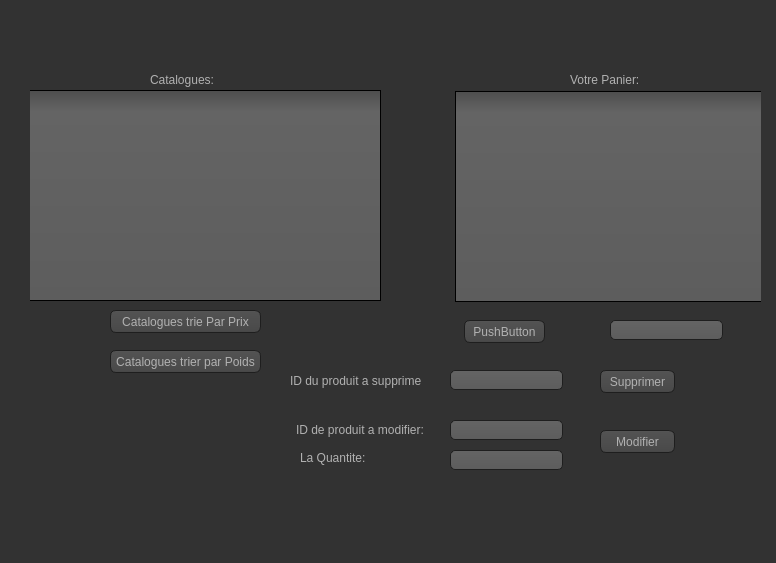
<?xml version="1.0" encoding="UTF-8"?>
<ui version="4.0">
 <class>AuthentificationClient</class>
 <widget class="QDialog" name="AuthentificationClient">
  <property name="geometry">
   <rect>
    <x>0</x>
    <y>0</y>
    <width>776</width>
    <height>563</height>
   </rect>
  </property>
  <property name="windowTitle">
   <string>Dialog</string>
  </property>
  <property name="styleSheet">
   <string notr="true">QToolTip
{
     border: 1px solid black;
     background-color: #ffa02f;
     padding: 1px;
     border-radius: 3px;
     opacity: 100;
}

QWidget
{
    color: #b1b1b1;
    background-color: #323232;
}

QWidget:item:hover
{
    background-color: QLinearGradient( x1: 0, y1: 0, x2: 0, y2: 1, stop: 0 #ffa02f, stop: 1 #ca0619);
    color: #000000;
}

QWidget:item:selected
{
    background-color: QLinearGradient( x1: 0, y1: 0, x2: 0, y2: 1, stop: 0 #ffa02f, stop: 1 #d7801a);
}

QMenuBar::item
{
    background: transparent;
}

QMenuBar::item:selected
{
    background: transparent;
    border: 1px solid #ffaa00;
}

QMenuBar::item:pressed
{
    background: #444;
    border: 1px solid #000;
    background-color: QLinearGradient(
        x1:0, y1:0,
        x2:0, y2:1,
        stop:1 #212121,
        stop:0.4 #343434/*,
        stop:0.2 #343434,
        stop:0.1 #ffaa00*/
    );
    margin-bottom:-1px;
    padding-bottom:1px;
}

QMenu
{
    border: 1px solid #000;
}

QMenu::item
{
    padding: 2px 20px 2px 20px;
}

QMenu::item:selected
{
    color: #000000;
}

QWidget:disabled
{
    color: #404040;
    background-color: #323232;
}

QAbstractItemView
{
    background-color: QLinearGradient( x1: 0, y1: 0, x2: 0, y2: 1, stop: 0 #4d4d4d, stop: 0.1 #646464, stop: 1 #5d5d5d);
}

QWidget:focus
{
    /*border: 2px solid QLinearGradient( x1: 0, y1: 0, x2: 0, y2: 1, stop: 0 #ffa02f, stop: 1 #d7801a);*/
}

QLineEdit
{
    background-color: QLinearGradient( x1: 0, y1: 0, x2: 0, y2: 1, stop: 0 #4d4d4d, stop: 0 #646464, stop: 1 #5d5d5d);
    padding: 1px;
    border-style: solid;
    border: 1px solid #1e1e1e;
    border-radius: 5;
}

QPushButton
{
    color: #b1b1b1;
    background-color: QLinearGradient( x1: 0, y1: 0, x2: 0, y2: 1, stop: 0 #565656, stop: 0.1 #525252, stop: 0.5 #4e4e4e, stop: 0.9 #4a4a4a, stop: 1 #464646);
    border-width: 1px;
    border-color: #1e1e1e;
    border-style: solid;
    border-radius: 6;
    padding: 3px;
    font-size: 12px;
    padding-left: 5px;
    padding-right: 5px;
}

QPushButton:pressed
{
    background-color: QLinearGradient( x1: 0, y1: 0, x2: 0, y2: 1, stop: 0 #2d2d2d, stop: 0.1 #2b2b2b, stop: 0.5 #292929, stop: 0.9 #282828, stop: 1 #252525);
}

QComboBox
{
    selection-background-color: #ffaa00;
    background-color: QLinearGradient( x1: 0, y1: 0, x2: 0, y2: 1, stop: 0 #565656, stop: 0.1 #525252, stop: 0.5 #4e4e4e, stop: 0.9 #4a4a4a, stop: 1 #464646);
    border-style: solid;
    border: 1px solid #1e1e1e;
    border-radius: 5;
}

QComboBox:hover,QPushButton:hover
{
    border: 2px solid QLinearGradient( x1: 0, y1: 0, x2: 0, y2: 1, stop: 0 #ffa02f, stop: 1 #d7801a);
}


QComboBox:on
{
    padding-top: 3px;
    padding-left: 4px;
    background-color: QLinearGradient( x1: 0, y1: 0, x2: 0, y2: 1, stop: 0 #2d2d2d, stop: 0.1 #2b2b2b, stop: 0.5 #292929, stop: 0.9 #282828, stop: 1 #252525);
    selection-background-color: #ffaa00;
}

QComboBox QAbstractItemView
{
    border: 2px solid darkgray;
    selection-background-color: QLinearGradient( x1: 0, y1: 0, x2: 0, y2: 1, stop: 0 #ffa02f, stop: 1 #d7801a);
}

QComboBox::drop-down
{
     subcontrol-origin: padding;
     subcontrol-position: top right;
     width: 15px;

     border-left-width: 0px;
     border-left-color: darkgray;
     border-left-style: solid; /* just a single line */
     border-top-right-radius: 3px; /* same radius as the QComboBox */
     border-bottom-right-radius: 3px;
 }

QComboBox::down-arrow
{
     image: url(:/down_arrow.png);
}

QGroupBox:focus
{
border: 2px solid QLinearGradient( x1: 0, y1: 0, x2: 0, y2: 1, stop: 0 #ffa02f, stop: 1 #d7801a);
}

QTextEdit:focus
{
    border: 2px solid QLinearGradient( x1: 0, y1: 0, x2: 0, y2: 1, stop: 0 #ffa02f, stop: 1 #d7801a);
}

QScrollBar:horizontal {
     border: 1px solid #222222;
     background: QLinearGradient( x1: 0, y1: 0, x2: 0, y2: 1, stop: 0.0 #121212, stop: 0.2 #282828, stop: 1 #484848);
     height: 7px;
     margin: 0px 16px 0 16px;
}

QScrollBar::handle:horizontal
{
      background: QLinearGradient( x1: 0, y1: 0, x2: 1, y2: 0, stop: 0 #ffa02f, stop: 0.5 #d7801a, stop: 1 #ffa02f);
      min-height: 20px;
      border-radius: 2px;
}

QScrollBar::add-line:horizontal {
      border: 1px solid #1b1b19;
      border-radius: 2px;
      background: QLinearGradient( x1: 0, y1: 0, x2: 1, y2: 0, stop: 0 #ffa02f, stop: 1 #d7801a);
      width: 14px;
      subcontrol-position: right;
      subcontrol-origin: margin;
}

QScrollBar::sub-line:horizontal {
      border: 1px solid #1b1b19;
      border-radius: 2px;
      background: QLinearGradient( x1: 0, y1: 0, x2: 1, y2: 0, stop: 0 #ffa02f, stop: 1 #d7801a);
      width: 14px;
     subcontrol-position: left;
     subcontrol-origin: margin;
}

QScrollBar::right-arrow:horizontal, QScrollBar::left-arrow:horizontal
{
      border: 1px solid black;
      width: 1px;
      height: 1px;
      background: white;
}

QScrollBar::add-page:horizontal, QScrollBar::sub-page:horizontal
{
      background: none;
}

QScrollBar:vertical
{
      background: QLinearGradient( x1: 0, y1: 0, x2: 1, y2: 0, stop: 0.0 #121212, stop: 0.2 #282828, stop: 1 #484848);
      width: 7px;
      margin: 16px 0 16px 0;
      border: 1px solid #222222;
}

QScrollBar::handle:vertical
{
      background: QLinearGradient( x1: 0, y1: 0, x2: 0, y2: 1, stop: 0 #ffa02f, stop: 0.5 #d7801a, stop: 1 #ffa02f);
      min-height: 20px;
      border-radius: 2px;
}

QScrollBar::add-line:vertical
{
      border: 1px solid #1b1b19;
      border-radius: 2px;
      background: QLinearGradient( x1: 0, y1: 0, x2: 0, y2: 1, stop: 0 #ffa02f, stop: 1 #d7801a);
      height: 14px;
      subcontrol-position: bottom;
      subcontrol-origin: margin;
}

QScrollBar::sub-line:vertical
{
      border: 1px solid #1b1b19;
      border-radius: 2px;
      background: QLinearGradient( x1: 0, y1: 0, x2: 0, y2: 1, stop: 0 #d7801a, stop: 1 #ffa02f);
      height: 14px;
      subcontrol-position: top;
      subcontrol-origin: margin;
}

QScrollBar::up-arrow:vertical, QScrollBar::down-arrow:vertical
{
      border: 1px solid black;
      width: 1px;
      height: 1px;
      background: white;
}


QScrollBar::add-page:vertical, QScrollBar::sub-page:vertical
{
      background: none;
}

QTextEdit
{
    background-color: #242424;
}

QPlainTextEdit
{
    background-color: #242424;
}

QHeaderView::section
{
    background-color: QLinearGradient(x1:0, y1:0, x2:0, y2:1, stop:0 #616161, stop: 0.5 #505050, stop: 0.6 #434343, stop:1 #656565);
    color: white;
    padding-left: 4px;
    border: 1px solid #6c6c6c;
}

QCheckBox:disabled
{
color: #414141;
}

QDockWidget::title
{
    text-align: center;
    spacing: 3px; /* spacing between items in the tool bar */
    background-color: QLinearGradient(x1:0, y1:0, x2:0, y2:1, stop:0 #323232, stop: 0.5 #242424, stop:1 #323232);
}

QDockWidget::close-button, QDockWidget::float-button
{
    text-align: center;
    spacing: 1px; /* spacing between items in the tool bar */
    background-color: QLinearGradient(x1:0, y1:0, x2:0, y2:1, stop:0 #323232, stop: 0.5 #242424, stop:1 #323232);
}

QDockWidget::close-button:hover, QDockWidget::float-button:hover
{
    background: #242424;
}

QDockWidget::close-button:pressed, QDockWidget::float-button:pressed
{
    padding: 1px -1px -1px 1px;
}

QMainWindow::separator
{
    background-color: QLinearGradient(x1:0, y1:0, x2:0, y2:1, stop:0 #161616, stop: 0.5 #151515, stop: 0.6 #212121, stop:1 #343434);
    color: white;
    padding-left: 4px;
    border: 1px solid #4c4c4c;
    spacing: 3px; /* spacing between items in the tool bar */
}

QMainWindow::separator:hover
{

    background-color: QLinearGradient(x1:0, y1:0, x2:0, y2:1, stop:0 #d7801a, stop:0.5 #b56c17 stop:1 #ffa02f);
    color: white;
    padding-left: 4px;
    border: 1px solid #6c6c6c;
    spacing: 3px; /* spacing between items in the tool bar */
}

QToolBar::handle
{
     spacing: 3px; /* spacing between items in the tool bar */
     background: url(:/images/handle.png);
}

QMenu::separator
{
    height: 2px;
    background-color: QLinearGradient(x1:0, y1:0, x2:0, y2:1, stop:0 #161616, stop: 0.5 #151515, stop: 0.6 #212121, stop:1 #343434);
    color: white;
    padding-left: 4px;
    margin-left: 10px;
    margin-right: 5px;
}

QProgressBar
{
    border: 2px solid grey;
    border-radius: 5px;
    text-align: center;
}

QProgressBar::chunk
{
    background-color: #d7801a;
    width: 2.15px;
    margin: 0.5px;
}

QTabBar::tab {
    color: #b1b1b1;
    border: 1px solid #444;
    border-bottom-style: none;
    background-color: #323232;
    padding-left: 10px;
    padding-right: 10px;
    padding-top: 3px;
    padding-bottom: 2px;
    margin-right: -1px;
}

QTabWidget::pane {
    border: 1px solid #444;
    top: 1px;
}

QTabBar::tab:last
{
    margin-right: 0; /* the last selected tab has nothing to overlap with on the right */
    border-top-right-radius: 3px;
}

QTabBar::tab:first:!selected
{
 margin-left: 0px; /* the last selected tab has nothing to overlap with on the right */


    border-top-left-radius: 3px;
}

QTabBar::tab:!selected
{
    color: #b1b1b1;
    border-bottom-style: solid;
    margin-top: 3px;
    background-color: QLinearGradient(x1:0, y1:0, x2:0, y2:1, stop:1 #212121, stop:.4 #343434);
}

QTabBar::tab:selected
{
    border-top-left-radius: 3px;
    border-top-right-radius: 3px;
    margin-bottom: 0px;
}

QTabBar::tab:!selected:hover
{
    /*border-top: 2px solid #ffaa00;
    padding-bottom: 3px;*/
    border-top-left-radius: 3px;
    border-top-right-radius: 3px;
    background-color: QLinearGradient(x1:0, y1:0, x2:0, y2:1, stop:1 #212121, stop:0.4 #343434, stop:0.2 #343434, stop:0.1 #ffaa00);
}

QRadioButton::indicator:checked, QRadioButton::indicator:unchecked{
    color: #b1b1b1;
    background-color: #323232;
    border: 1px solid #b1b1b1;
    border-radius: 6px;
}

QRadioButton::indicator:checked
{
    background-color: qradialgradient(
        cx: 0.5, cy: 0.5,
        fx: 0.5, fy: 0.5,
        radius: 1.0,
        stop: 0.25 #ffaa00,
        stop: 0.3 #323232
    );
}

QCheckBox::indicator{
    color: #b1b1b1;
    background-color: #323232;
    border: 1px solid #b1b1b1;
    width: 9px;
    height: 9px;
}

QRadioButton::indicator
{
    border-radius: 6px;
}

QRadioButton::indicator:hover, QCheckBox::indicator:hover
{
    border: 1px solid #ffaa00;
}

QCheckBox::indicator:checked
{
    image:url(:/images/checkbox.png);
}

QCheckBox::indicator:disabled, QRadioButton::indicator:disabled
{
    border: 1px solid #444;
}</string>
  </property>
  <widget class="QStackedWidget" name="stackedWidget">
   <property name="geometry">
    <rect>
     <x>30</x>
     <y>50</y>
     <width>731</width>
     <height>481</height>
    </rect>
   </property>
   <property name="currentIndex">
    <number>0</number>
   </property>
   <widget class="QWidget" name="page">
    <widget class="QLineEdit" name="lineEdit_qt">
     <property name="geometry">
      <rect>
       <x>420</x>
       <y>400</y>
       <width>113</width>
       <height>20</height>
      </rect>
     </property>
    </widget>
    <widget class="QLabel" name="label_2">
     <property name="geometry">
      <rect>
       <x>540</x>
       <y>20</y>
       <width>71</width>
       <height>20</height>
      </rect>
     </property>
     <property name="text">
      <string>Votre Panier:</string>
     </property>
    </widget>
    <widget class="QLineEdit" name="id_mod">
     <property name="geometry">
      <rect>
       <x>420</x>
       <y>370</y>
       <width>113</width>
       <height>20</height>
      </rect>
     </property>
    </widget>
    <widget class="QLabel" name="label">
     <property name="geometry">
      <rect>
       <x>120</x>
       <y>20</y>
       <width>111</width>
       <height>20</height>
      </rect>
     </property>
     <property name="text">
      <string>Catalogues:</string>
     </property>
    </widget>
    <widget class="QLabel" name="label_3">
     <property name="geometry">
      <rect>
       <x>260</x>
       <y>320</y>
       <width>131</width>
       <height>21</height>
      </rect>
     </property>
     <property name="text">
      <string>ID du produit a supprimer:</string>
     </property>
    </widget>
    <widget class="QPushButton" name="pushtri">
     <property name="geometry">
      <rect>
       <x>80</x>
       <y>260</y>
       <width>151</width>
       <height>23</height>
      </rect>
     </property>
     <property name="text">
      <string>Catalogues trie Par Prix</string>
     </property>
    </widget>
    <widget class="QPushButton" name="pushButton_3">
     <property name="geometry">
      <rect>
       <x>570</x>
       <y>380</y>
       <width>75</width>
       <height>23</height>
      </rect>
     </property>
     <property name="text">
      <string>Modifier</string>
     </property>
    </widget>
    <widget class="QLabel" name="label_4">
     <property name="geometry">
      <rect>
       <x>266</x>
       <y>370</y>
       <width>131</width>
       <height>20</height>
      </rect>
     </property>
     <property name="text">
      <string>ID de produit a modifier:</string>
     </property>
    </widget>
    <widget class="QLabel" name="label_5">
     <property name="geometry">
      <rect>
       <x>270</x>
       <y>400</y>
       <width>121</width>
       <height>16</height>
      </rect>
     </property>
     <property name="text">
      <string>La Quantite:</string>
     </property>
    </widget>
    <widget class="QPushButton" name="trie_poids">
     <property name="geometry">
      <rect>
       <x>80</x>
       <y>300</y>
       <width>151</width>
       <height>23</height>
      </rect>
     </property>
     <property name="text">
      <string>Catalogues trier par Poids</string>
     </property>
    </widget>
    <widget class="QTableWidget" name="tableWidget">
     <property name="geometry">
      <rect>
       <x>-10</x>
       <y>40</y>
       <width>361</width>
       <height>211</height>
      </rect>
     </property>
    </widget>
    <widget class="QTableView" name="tableView">
     <property name="geometry">
      <rect>
       <x>425</x>
       <y>41</y>
       <width>321</width>
       <height>211</height>
      </rect>
     </property>
    </widget>
    <widget class="QLineEdit" name="s_id">
     <property name="geometry">
      <rect>
       <x>420</x>
       <y>320</y>
       <width>113</width>
       <height>20</height>
      </rect>
     </property>
    </widget>
    <widget class="QPushButton" name="supprimer">
     <property name="geometry">
      <rect>
       <x>570</x>
       <y>320</y>
       <width>75</width>
       <height>23</height>
      </rect>
     </property>
     <property name="text">
      <string>Supprimer</string>
     </property>
    </widget>
    <widget class="QPushButton" name="pushButton">
     <property name="geometry">
      <rect>
       <x>434</x>
       <y>270</y>
       <width>81</width>
       <height>23</height>
      </rect>
     </property>
     <property name="text">
      <string>PushButton</string>
     </property>
    </widget>
    <widget class="QLineEdit" name="lineEdit">
     <property name="geometry">
      <rect>
       <x>580</x>
       <y>270</y>
       <width>113</width>
       <height>20</height>
      </rect>
     </property>
    </widget>
   </widget>
   <widget class="QWidget" name="page_2"/>
  </widget>
 </widget>
 <resources/>
 <connections/>
</ui>
